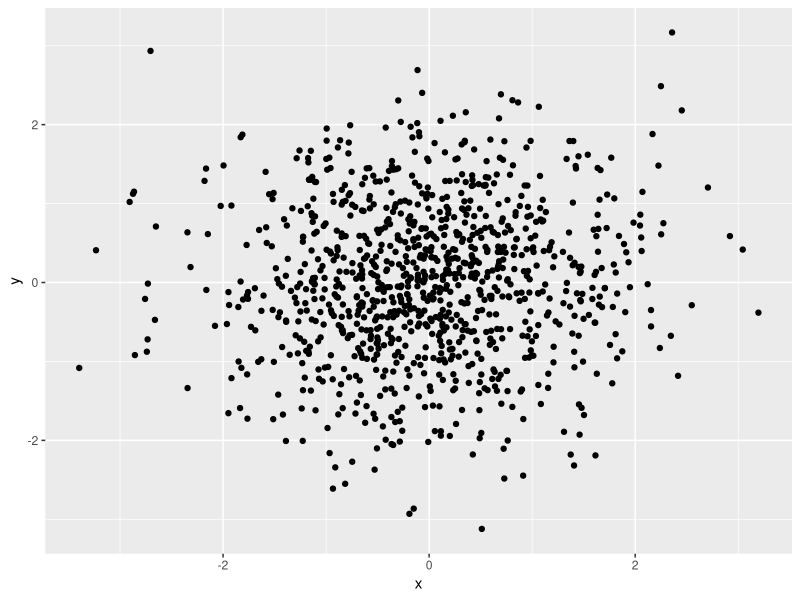

Recreate this plot in R.
## ---- chunk 1
knitr::opts_chunk$set(echo = TRUE)
## ---- chunk 2
library(tidyverse)
## ---- chunk 3
sample = runif(10, min=0, max=5)
## ---- chunk 4
vec_logical = sample > 2
vec_char = c("Kao","Shi","Xin","Chun","Ge","Yong","Yuan","Bu","Gua","Ke")
vec_factor = factor(c("a", "b", "c", "d", "e", "f", "g", "h", "i", "j"))
## ---- chunk 5
convert_veclog = as.numeric(vec_logical)
convert_vecchar = as.numeric(vec_char)
convert_vecfact = as.numeric(vec_factor)
## ---- chunk 6
facconvert_vecchar = as.factor(vec_char)
numconvert_vecchar = as.numeric(facconvert_vecchar)

charconvert_vecfac = as.character(vec_factor)
numconvert_vecfac = as.numeric(charconvert_vecfac)
## ---- chunk 7
set.seed(1234)

## define data frame containing x and y
plot_df = tibble(
  x = rnorm(1000, sd = 1),
  y = rnorm(1000, sd = 1)
)


## ---- chunk 8
set.seed(1234)
x = rnorm(1000, sd = 1)
y = rnorm(1000, sd = 1)
## ---- chunk 9
veclogical_checkxy = x + y > 0
## ---- chunk 10
numvec_checkxy = as.numeric(veclogical_checkxy)
## ---- chunk 11
facvec_checkxy = as.factor(veclogical_checkxy)
## ---- chunk 12
table(veclogical_checkxy) ["TRUE"]
## ---- chunk 13
ggplot(plot_df, aes(x = x, y = y),col="green") + geom_point()
